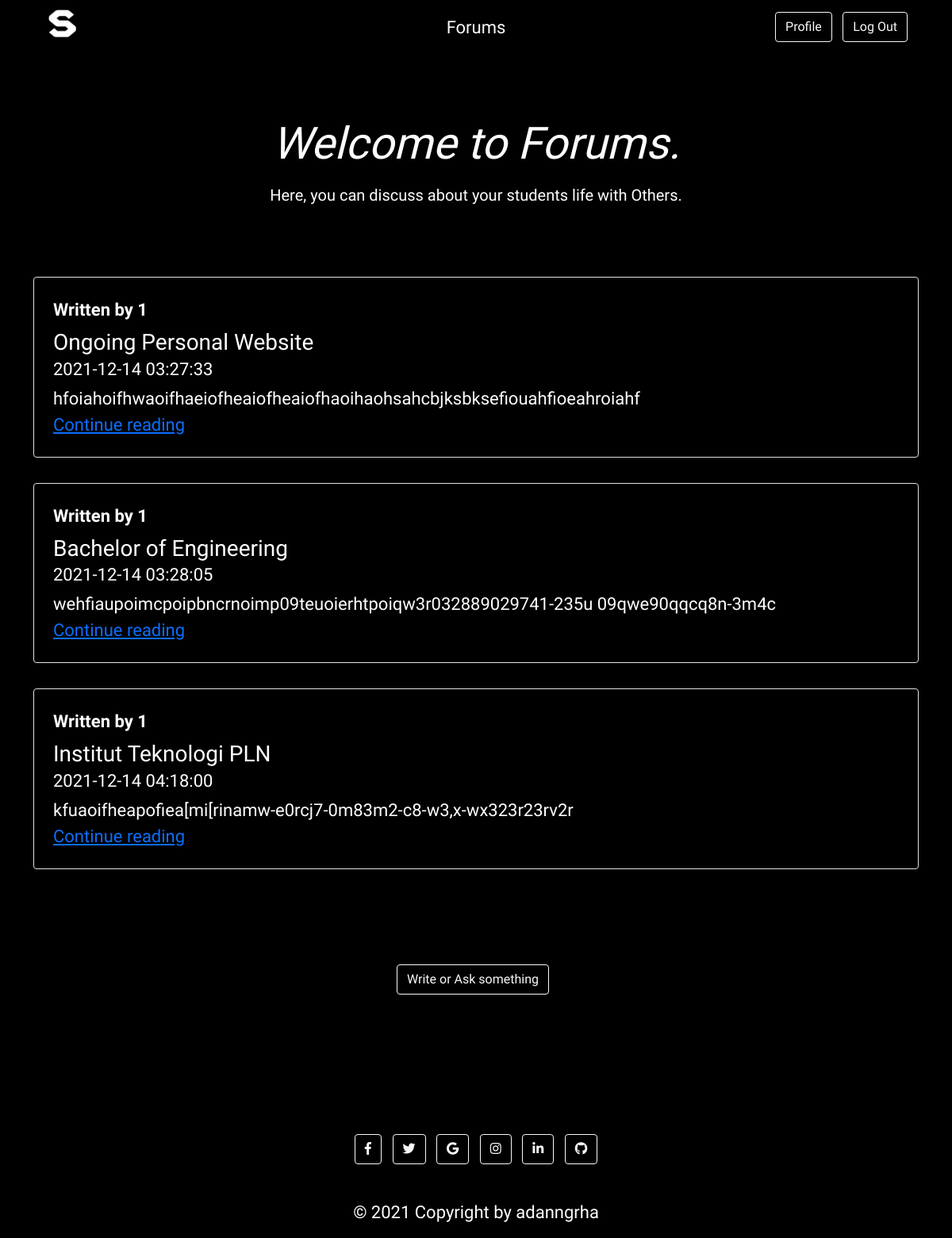
/forums (signed in), run on the app's committed database.
### website/models.py (models this page shows)
class Forums(db.Model):
    id = db.Column(db.Integer, primary_key=True)
    questioner_or_writer_id = db.Column(db.Integer, db.ForeignKey('users.id'))
    question_or_title = db.Column(db.String(255))
    description = db.Column(db.String(255))
    content = db.Column(db.Text)
    date = db.Column(db.DateTime(timezone=True), default=func.now())
    comment = db.relationship('Comments')

### website/views.py (the view)
@views.route('/forums')
@login_required
def forums():
    all_forums = Forums.query.all()
    return render_template("forums.html", user=current_user, forums=all_forums)

### website/__init__.py (called while the page is built)
def create_app():
    app = Flask(__name__)
    app.config['SECRET_KEY'] = 'admin'
    app.config['SQLALCHEMY_DATABASE_URI'] = f'sqlite:///{DB_NAME}'
    app.config['SQLALCHEMY_TRACK_MODIFICATIONS'] = False
    db.init_app(app)
    from .views import views
    from .auth import auth
    app.register_blueprint(views, url_prefix='/')
    app.register_blueprint(auth, url_prefix='/')
    from .models import Users, Forums, Comments
    create_database(app)
    login_manager = LoginManager()
    login_manager.login_view = 'auth.login'
    login_manager.init_app(app)
    @login_manager.user_loader
    def load_user(id):
        return Users.query.get(int(id))
    return app

### website/templates/forums.html (shortened to what this page needs)
{% extends "layout.html" %}
{% block main %}
        <div class="container">
            <div class="p-md-5 mb-4 text-white rounded text-center">
                <div class="px-0">
                <h1 class="display-4 fst-italic">Welcome to Forums.</h1>
                <p class="lead my-3">Here, you can discuss about your students life with Others.</p>
                </div>
            </div>
            {% for forum in forums %}
            <div class="row mb-2 text-white">
                <div class="col-md-12">
                <div class="row g-0 border rounded overflow-hidden flex-md-row mb-4 shadow-sm h-md-250 position-relative">
                    <form action="get">
                        <div class="col p-4 d-flex flex-column position-static">
                        <strong class="d-inline-block mb-2 text-white">Written by {{ forum.questioner_or_writer_id }}</strong>
                        <h3 class="mb-0" name="title">{{ forum.question_or_title }}</h3>
                        <div class="mb-1 text-white">{{ forum.date }}</div>
                        <p class="card-text mb-auto">{{ forum.description }}</p>
                        <a href="/forum-detail" class="stretched-link" name="{{ forum.id }}">Continue reading</a>
                        </div>
                    </form>
                </div>
                </div>
            </div>
            {% endfor %}
            <div class="col-md-5 p-lg-5 mx-auto my-5 text-center text-white">
                <a class="btn btn-outline-light me-2" href="/writing">Write or Ask something</a>
            </div>
        </div>
{% endblock %}

### website/templates/layout.html (shortened to what this page needs)
<!doctype html>
<html lang="en">
<head>
  <link rel="stylesheet" href="https://use.fontawesome.com/releases/v5.0.7/css/all.css">
  <link href="https://cdn.jsdelivr.net/npm/bootstrap@5.0.2/dist/css/bootstrap.min.css" rel="stylesheet"
>
  <link rel="stylesheet" href="../static/css/style.css">
</head>
<body>
  <div class="header container-fluid">
    <header class="d-flex flex-wrap align-items-center justify-content-center justify-content-md-between fixed-top">
      <a href="/" class="d-flex align-items-center col-md-3 text-white text-decoration-none ps-lg-5 ps-md-5">
        <img class="theS-logo" src="../static/img/theS-white.ico" title="theS-logo">
      </a>
      {% if user.is_authenticated %}
      <ul class="nav col-12 col-md-auto justify-content-center">
        <li><a href="/forums" class="nav-link px-2 link-light">Forums</a></li>
      </ul>
      <div class="right-button col-md-3 text-end pe-lg-5 pe-md-5 pe-xl-5 align-content-center">
        <a href="/profile"><button type="button" class="btn btn-outline-light me-2">Profile</button></a>
        <a href="/logout"><button type="button" class="btn btn-outline-light me-2">Log Out</button></a>
      </div>
      {% endif %}
    </header>
  </div>
  <main>
    {% block main %}{% endblock %}
  </main>
  <footer class="text-center text-white">
    <div class="container-fluid p-4 pb-0">
      <section class="mb-4">
        <a title="facebook" class="btn btn-outline-light btn-floating m-1" href="https://facebook.com" role="button"><i
            class="fab fa-facebook-f"></i></a>
        <a title="twitter" class="btn btn-outline-light btn-floating m-1" href="https://twitter.com" role="button"><i
            class="fab fa-twitter"></i></a>
        <a title="google" class="btn btn-outline-light btn-floating m-1" href="https://google.com" role="button"><i
            class="fab fa-google"></i></a>
        <a title="instagram" class="btn btn-outline-light btn-floating m-1" href="https://instagram.com" role="button"><i
            class="fab fa-instagram"></i></a>
        <a title="linkedin" class="btn btn-outline-light btn-floating m-1" href="https://linkedin.com" role="button"><i
            class="fab fa-linkedin-in"></i></a>
        <a title="github" class="btn btn-outline-light btn-floating m-1" href="https://github.com" role="button"><i
            class="fab fa-github"></i></a>
      </section>
    </div>
    <div class="text-center p-3">
      © 2021 Copyright by adanngrha
    </div>
  </footer>
</body>
</html>

### website/static/css/style.css (style rules this page uses)
body { background-color: black; margin: 0; text-decoration: none; font-family: 'Oswald'; font-size: 22px; }
header { background-color: black; }
.theS-logo { padding-top: 5px; padding-bottom: 5px; height: 60px; width: 60px; }
.nav { padding-top: 8px; }
.right-button { padding-top: 8px; }
main { margin-top: 100px; margin-bottom: 100px; }

### data on the page
Forums: questioner_or_writer_id "1", question_or_title "Ongoing Personal Website", date "2021-12-14 03:27:33", description "hfoiahoifhwaoifhaeiofheaiofheaiofhaoihaohsahcbjksbksefiouahfioeahroiahf"
Forums: questioner_or_writer_id "1", question_or_title "Bachelor of Engineering", date "2021-12-14 03:28:05", description "wehfiaupoimcpoipbncrnoimp09teuoierhtpoiqw3r032889029741-235u 09qwe90qqcq8n-3m4c"
Forums: questioner_or_writer_id "1", question_or_title "Institut Teknologi PLN", date "2021-12-14 04:18:00", description "kfuaoifheapofiea[mi[rinamw-e0rcj7-0m83m2-c8-w3,x-wx323r23rv2r"
